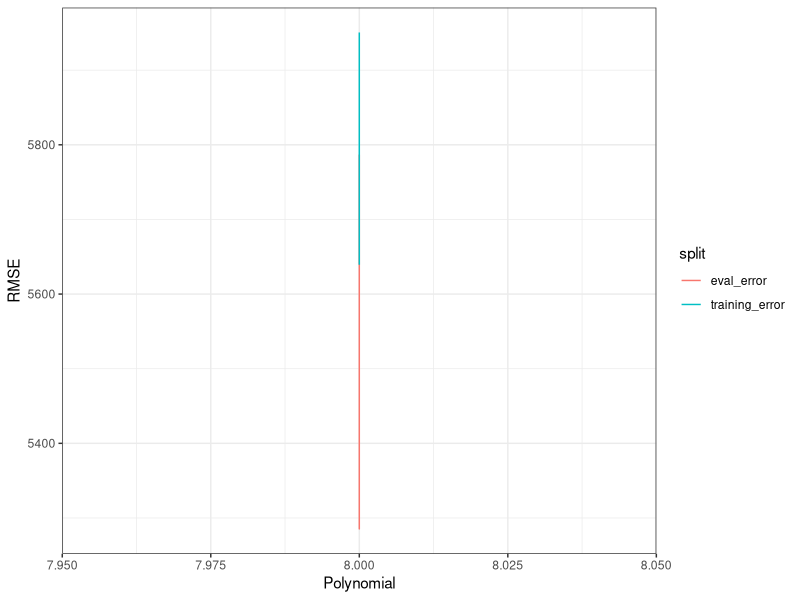
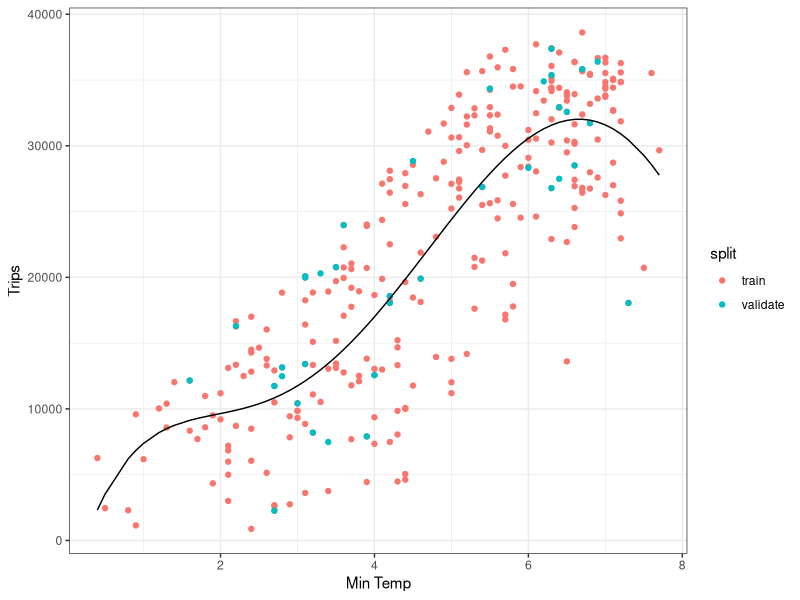
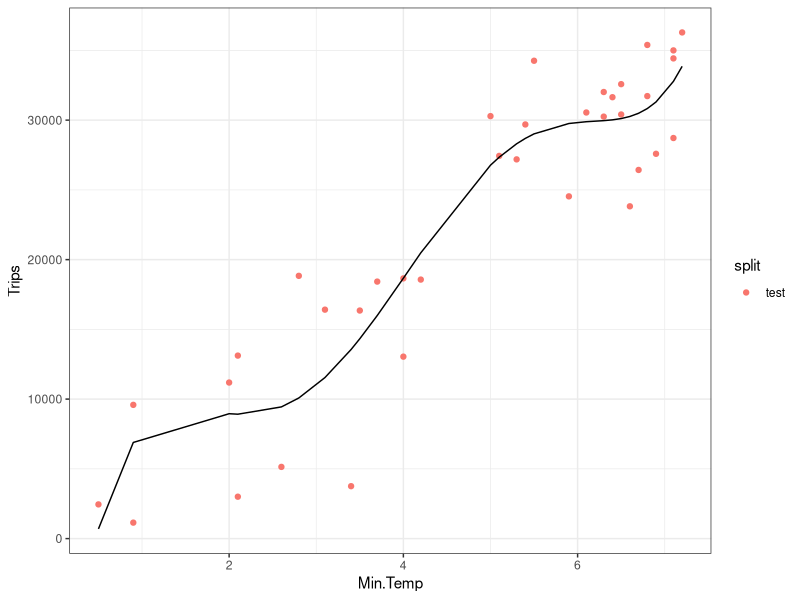
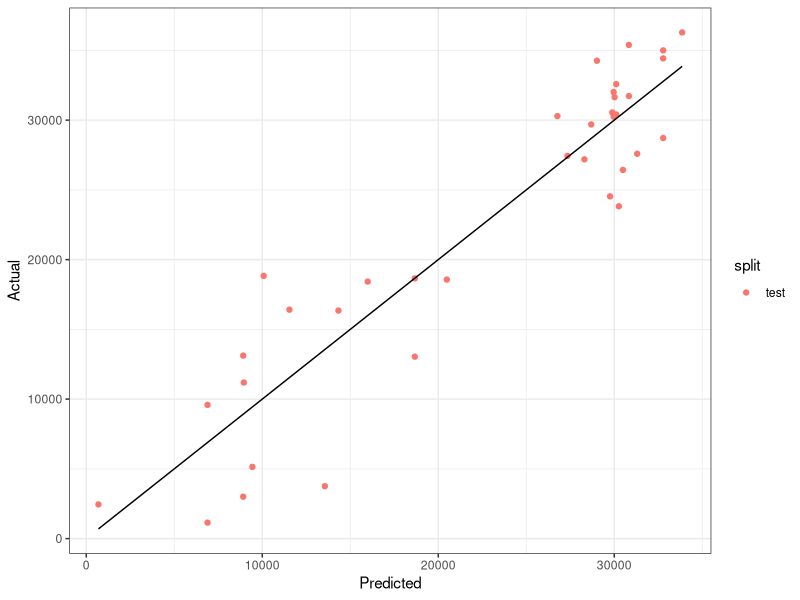
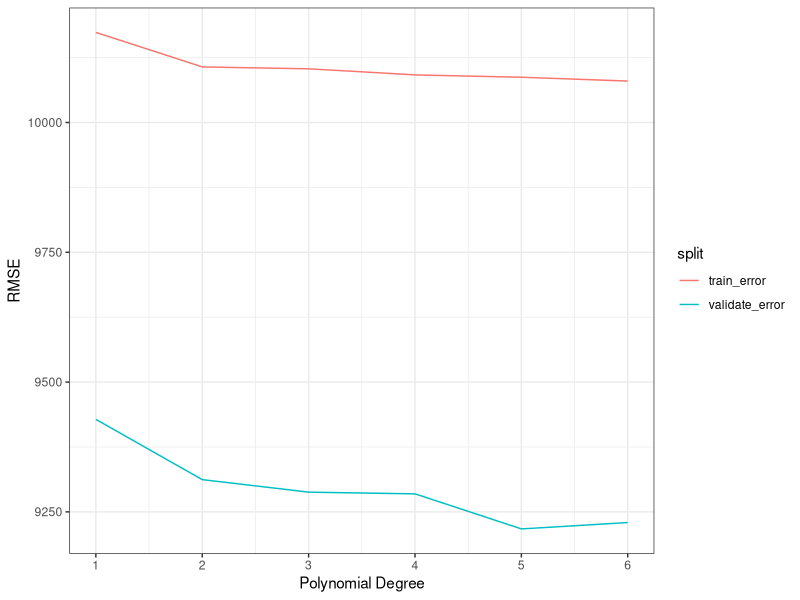
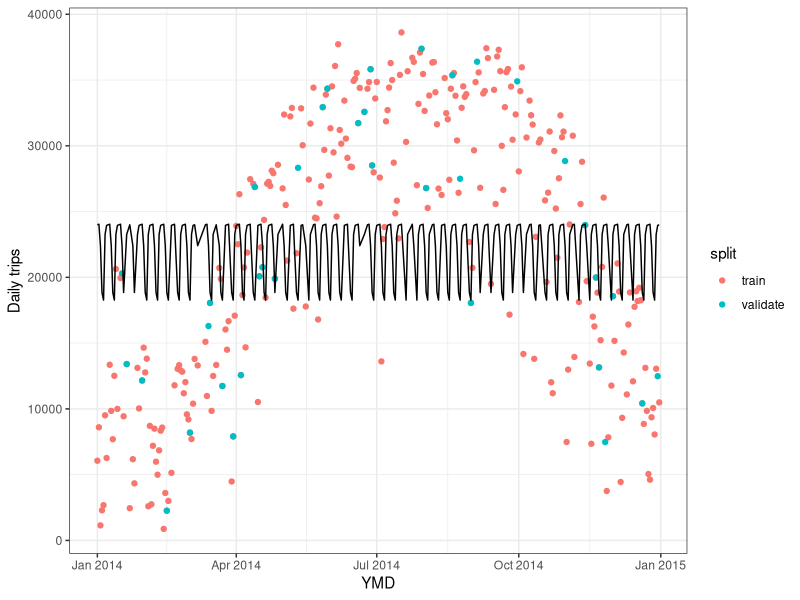
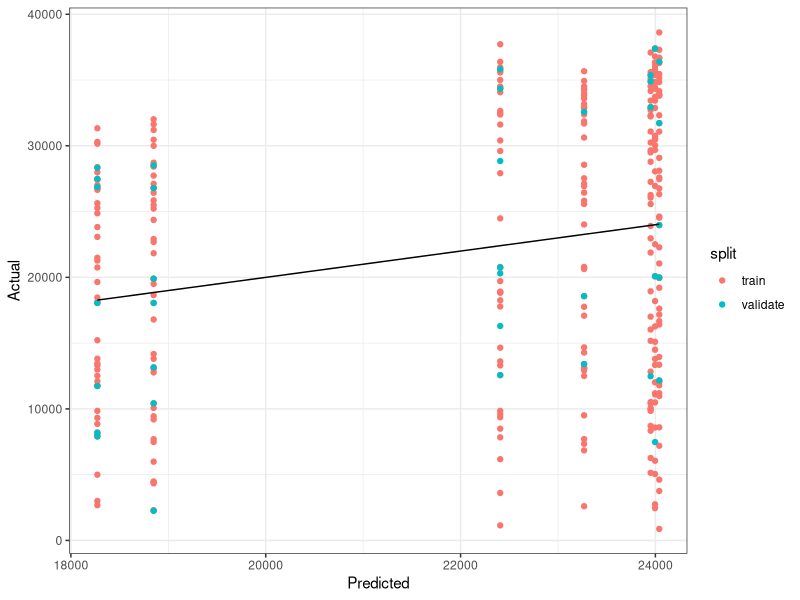
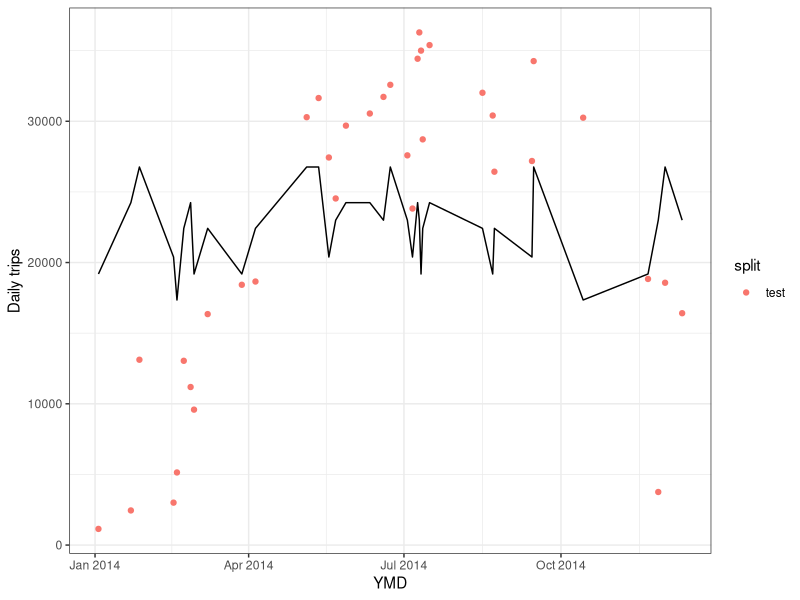

Source code (R) for these figures, in order:
## ---- chunk 1
library(tidyverse)
library(scales)
library(modelr)

theme_set(theme_bw())

knitr::opts_chunk$set(echo = TRUE)
## ---- chunk 2
trips <- read_tsv("trips_per_day.tsv")
set.seed(42)
days <- nrow(trips)
training <- 0.8
validating <- 0.1
testing <- 0.1

training_days <- floor(training * days)

ndx <- sample(1:days, training_days, replace = FALSE)

trips_training <- trips[ndx, ]
trips_valid <- trips[sample(1:days, floor(days * validating), replace = FALSE ), ]
trips_testing <- trips[sample(1:days, floor(days * testing), replace = FALSE ), ]

## ---- chunk 3
K <- 1:8
training_error <- c()
eval_error <- c()

for(k in K){ 
     model <- lm(num_trips ~ poly(tmin, k, raw = T), data = trips_training)  
     training_error[k] <- sqrt(mean((predict(model, trips_training) -   trips_training$num_trips)^2))                    
     eval_error[k] <- sqrt(mean((predict(model, trips_valid) - trips_valid$num_trips)^2))
}
## ---- chunk 4

plot_data <- data.frame(K, training_error, eval_error)  %>% gather("split", "error", -K)

plot_data %>% ggplot(aes(x = k, y = error, color = split)) +
geom_line() +
xlab('Polynomial') +
ylab('RMSE') +
scale_y_continuous()

## ---- chunk 5
model <- lm(num_trips ~ poly(tmin, 5, raw = T), data = trips_training)

trips_training <- trips_training %>% add_predictions(model) %>% mutate(split = "train")

trips_valid <- trips_valid %>% add_predictions(model) %>% mutate(split = "validate")

plot_data <- bind_rows(trips_training, trips_valid)

ggplot(plot_data, aes(x = tmin, y = num_trips)) +
geom_point(aes(color = split)) +
geom_line(aes(y = pred)) +
xlab('Min Temp') +
ylab('Trips') +
scale_y_continuous()

## ---- chunk 6
model <- lm(num_trips ~ poly(tmin, 5, raw = T), data= trips_testing)

trips_testing <- trips_testing %>% add_predictions(model) %>% mutate(split = "test")

trips_testing %>% ggplot(aes(x = tmin, y = num_trips)) +
  geom_point(aes(color = split)) +
  geom_line(aes(y = pred)) +
  xlab('Min.Temp') +
  ylab('Trips') +
  scale_y_continuous()

trips_testing %>% ggplot(aes(x = pred, y = num_trips)) +
  geom_point(aes(color = split)) +
  geom_line(aes(y = pred)) +
  xlab('Predicted') +
  ylab('Actual') +
  scale_y_continuous()

## ---- chunk 7
trips <- read_tsv("trips_per_day.tsv")

trips <- trips %>% mutate(weekday = weekdays(ymd)) %>% mutate(weekday = factor(weekday, levels=c("Monday","Tuesday","Wednesday","Thursday","Friday","Saturday","Sunday"), labels=c("1","2","3","4","5","6","7")) ) %>% mutate(weekday = as.numeric(weekday))

num_days <- nrow(trips)
## ---- chunk 8
set.seed(42)
frac_train <- 0.8
frac_valid <- 0.1
frac_test <- 0.1

num_train <- floor(num_days * frac_train)

ndx <- sample(1:num_days, num_train, replace = FALSE )

trips_train <- trips[ndx, ]

trips_valid <- trips[sample(1:num_days, floor(num_days * frac_valid), replace = FALSE ), ]

trips_test <- trips[sample(1:num_days, floor(num_days * frac_test), replace = FALSE ), ]


## ---- chunk 9
K <- 1:6

train_error <- c()
validate_error <- c()

for(k in K){ 
     model <- lm(num_trips ~ poly(weekday, k, raw = T), data = trips_train)  
     train_error[k] <- sqrt(mean((predict(model, trips_train) -   trips_train$num_trips)^2))                    
     validate_error[k] <- sqrt(mean((predict(model, trips_valid) - trips_valid$num_trips)^2)) 
}

## ---- chunk 10
plot_data <- data.frame(K, train_error, validate_error) %>%gather("split", "error", -K)
ggplot(plot_data, aes(x=K, y=error, color=split)) +
     geom_line() +
     scale_x_continuous(breaks=K) +
     xlab('Polynomial Degree') +
     ylab('RMSE')
## ---- chunk 11
model <- lm(num_trips ~ poly(weekday, 5, raw = T), data = trips_train)
trips_train <- trips_train %>% add_predictions(model) %>% mutate(split = "train")
trips_valid <- trips_valid %>% add_predictions(model) %>% mutate(split = "validate")
plot_data <- bind_rows(trips_train, trips_valid)

ggplot(plot_data, aes(x = ymd, y = num_trips)) +
geom_point(aes(color = split)) +
geom_line(aes(y = pred)) +
xlab('YMD') +
ylab('Daily trips') +
scale_y_continuous()

## ---- chunk 12
plot_data %>% ggplot(aes(x= pred, y = num_trips)) + geom_point(aes(color = split)) + geom_line(aes(y = pred)) + xlab("Predicted") + ylab("Actual") + scale_y_continuous()

## ---- chunk 13
model <- lm(num_trips ~ poly(weekday, 5, raw = T), data= trips_test)

trips_test <- trips_test %>% add_predictions(model) %>% mutate(split = "test")

trips_test %>% ggplot(aes(x = ymd, y = num_trips)) +
  geom_point(aes(color = split)) +
  geom_line(aes(y = pred)) +
  xlab('YMD') +
  ylab('Daily trips') +
  scale_y_continuous()

trips_test %>% ggplot(aes(x = pred, y = num_trips)) +
  geom_point(aes(color = split)) +
  geom_line(aes(y = pred)) +
  xlab('Predicted') +
  ylab('Actual') +
  scale_y_continuous()

